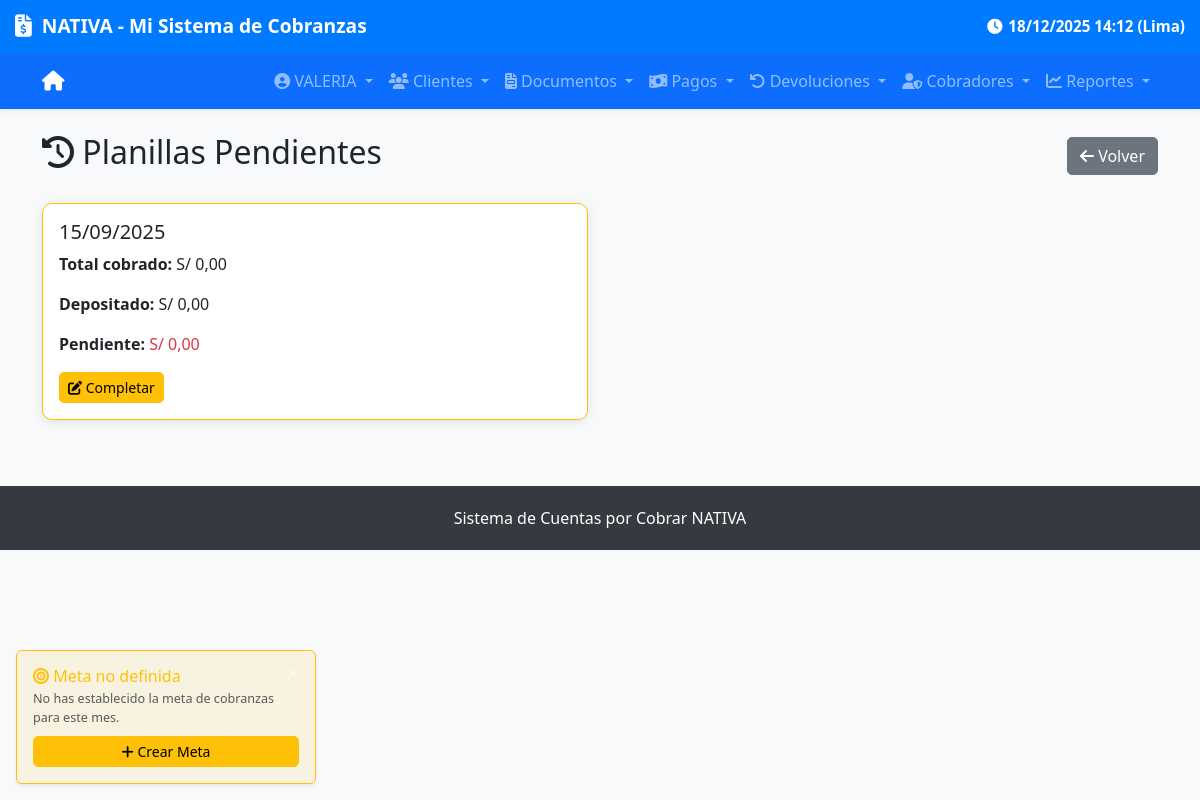
Before: /cobros/historial-planillas/ (signed in) with the older database file.
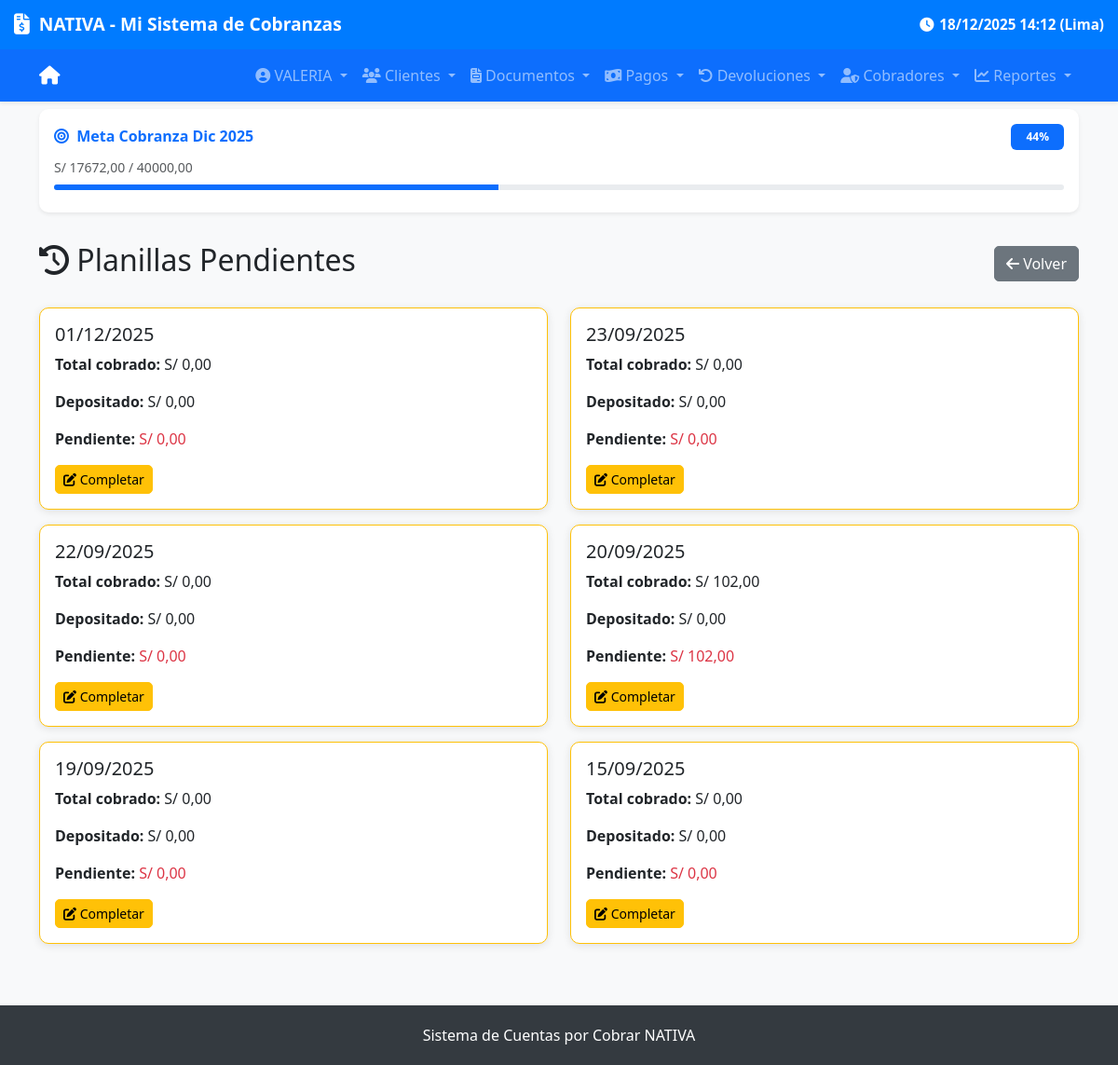
After: the same page with the newer database file.
### cobros/models.py (models this page shows, shortened)
class PlanillaCierre(models.Model):
    cobrador = models.ForeignKey(Cobrador, on_delete=models.CASCADE)
    fecha = models.DateField(help_text="Día que se cierra la planilla")
    total_cobrado = models.DecimalField(max_digits=12, decimal_places=2, help_text="Total de cobros del día")
    total_depositado = models.DecimalField(max_digits=12, decimal_places=2, default=0)
    estado = models.CharField(
        max_length=20,
        choices=[
            ('pendiente', 'Pendiente'),
            ('parcial', 'Parcial'),
            ('completado', 'Completado'),
        ],
        default='pendiente'
    )
    creada_en = models.DateTimeField(auto_now_add=True)
    actualizada_en = models.DateTimeField(auto_now=True)
    notas = models.TextField(blank=True, null=True, help_text="Notas generales del cierre")
    actualizado_en = models.DateTimeField(null=True, blank=True)
    class Meta:
        unique_together = ('cobrador', 'fecha')
        verbose_name = "Planilla de Cierre"
        verbose_name_plural = "Planillas de Cierre"
        ordering = ['-fecha']
    @property
    def saldo_pendiente(self):
        return max(self.total_cobrado - self.total_depositado, Decimal('0.00'))

class MetaMensual(models.Model):
    mes = models.DateField(help_text="Primer día del mes, ej: 2025-09-01")
    monto_objetivo = models.DecimalField(max_digits=12, decimal_places=2)
    descripcion = models.CharField(max_length=200, blank=True, null=True)
    creada_en = models.DateTimeField(auto_now_add=True)
    actualizada_en = models.DateTimeField(auto_now=True)
    class Meta:
        unique_together = ('mes',)
    @property
    def monto_alcanzado(self):
        from .models import Cobro
        from django.db.models import Sum
        import datetime
        try:
            if not self.mes:
                return Decimal('0.00')
            primer_dia = self.mes
            _, last_day = calendar.monthrange(primer_dia.year, primer_dia.month)
            ultimo_dia = primer_dia.replace(day=last_day)
            fecha_inicio = timezone.make_aware(
                datetime.datetime.combine(primer_dia, datetime.time.min)
            )
            fecha_fin = timezone.make_aware(
                datetime.datetime.combine(ultimo_dia, datetime.time.max)
            )
            total = Cobro.objects.filter(
                fecha__gte=fecha_inicio,
                fecha__lte=fecha_fin
            ).aggregate(total=Sum('monto'))['total'] or Decimal('0.00')
            return total
        except Exception as e:
            print(f"Error en monto_alcanzado: {e}")
            return Decimal('0.00')
    @property
    def porcentaje_alcanzado(self):
        if self.monto_objetivo <= 0:
            return 0
        return min((self.monto_alcanzado / self.monto_objetivo) * 100, 100)

### cobros/views.py (the view)
# urls.py: path('historial-planillas/', views.historial_planillas, name='historial_planillas'),
@login_required
def historial_planillas(request):
    try:
        cobrador = request.user.cobrador
        planillas = PlanillaCierre.objects.filter(
            cobrador=cobrador,
            estado__in=['pendiente', 'parcial']
        ).order_by('-fecha')
    except:
        planillas = PlanillaCierre.objects.none()
    return render(request, 'cobros/historial_planillas.html', {
        'planillas': planillas
    })

### cobros/context_processors.py (called while the page is built)
def meta_mensual(request):
    try:
        today = timezone.now().date()
        meta = MetaMensual.objects.get(mes__year=today.year, mes__month=today.month)
        return {'meta': meta}
    except MetaMensual.DoesNotExist:
        return {'meta': None}
    except Exception as e:
        print(f"Error en context_processor meta_mensual: {e}")
        return {'meta': None}

### cobros/templates/cobros/historial_planillas.html (shortened to what this page needs)
{% extends 'base.html' %}
{% block content %}
<div class="d-flex justify-content-between align-items-center mb-4">
    <h2><i class="fas fa-history"></i> Planillas Pendientes</h2>
    <a href="{% url 'cobros:cobro_list' %}" class="btn btn-secondary">
        <i class="fas fa-arrow-left"></i> Volver
    </a>
</div>
<div class="row">
    {% for p in planillas %}
    <div class="col-md-6 mb-3">
        <div class="card border-warning">
            <div class="card-body">
                <h5>{{ p.fecha|date:"d/m/Y" }}</h5>
                <p><strong>Total cobrado:</strong> S/ {{ p.total_cobrado|floatformat:2 }}</p>
                <p><strong>Depositado:</strong> S/ {{ p.total_depositado|floatformat:2 }}</p>
                <p><strong>Pendiente:</strong> <span class="text-danger">S/ {{ p.saldo_pendiente|floatformat:2 }}</span></p>
                <a href="{% url 'cobros:planilla_detalle' p.pk %}" class="btn btn-warning btn-sm">
                    <i class="fas fa-edit"></i> Completar
                </a>
            </div>
        </div>
    </div>
    {% empty %}
    <div class="col-12 text-center py-4">
        <i class="fas fa-check-circle fa-2x text-success mb-2"></i><br>
        <strong>No tienes planillas pendientes.</strong>
    </div>
    {% endfor %}
</div>
{% endblock %}

### templates/base.html (shortened to what the changed rows need)
<!DOCTYPE html>
<html lang="es">
<head>
    <link href="https://cdn.jsdelivr.net/npm/bootstrap@5.3.3/dist/css/bootstrap.min.css" rel="stylesheet">
    <link href="https://cdnjs.cloudflare.com/ajax/libs/font-awesome/6.5.0/css/all.min.css" rel="stylesheet">
</head>
<body>
                {% now "d/m/Y H:i" as current_time %}
{% if user.is_authenticated and meta %}
    <div class="container-fluid py-2 mb-3">
        <div class="container">
            <div class="card border-0 shadow-sm bg-white" style="border-left: 4px solid #0d6efd;">
                <div class="card-body p-3">
                    <div class="d-flex justify-content-between align-items-center mb-2">
                        <h6 class="mb-0 text-primary fw-bold">
                            <i class="fas fa-bullseye me-1"></i>
                            Meta Cobranza {{ meta.mes|date:"M Y" }}
                        </h6>
                        <span class="badge bg-primary text-white px-3 py-2">
                            {{ meta.porcentaje_alcanzado|floatformat:0 }}%
                        </span>
                    </div>
                    <div class="small text-muted mb-2">
                        S/ {{ meta.monto_alcanzado|floatformat:2 }} / {{ meta.monto_objetivo|floatformat:2 }}
                    </div>
                    <div class="progress mb-2" style="height: 6px;">
                        <div class="progress-bar bg-primary" role="progressbar"
                             style="width: {{ meta.porcentaje_alcanzado|floatformat:0 }}%;"
                             aria-valuenow="{{ meta.porcentaje_alcanzado }}"
                             aria-valuemin="0" aria-valuemax="100">
                        </div>
                    </div>
                </div>
            </div>
        </div>
    </div>
{% endif %}
    <div class="container mt-4">
        {% block content %}{% endblock %}
    </div>
{% if user.is_authenticated and not meta %}
    <div id="meta-reminder" class="position-fixed bottom-0 start-0 m-3 p-3 bg-warning bg-opacity-10 border border-warning rounded shadow-sm"
         style="z-index: 1000; max-width: 300px; font-size: 0.9rem;">
        <div class="d-flex justify-content-between align-items-start">
            <div>
                <h6 class="text-warning mb-1">
                    <i class="fas fa-bullseye"></i> Meta no definida
                </h6>
                <p class="small mb-0 text-muted">
                    No has establecido la meta de cobranzas para este mes.
                </p>
            </div>
            <button type="button" class="btn-close btn-close-white ms-2"
                    style="font-size: 0.6rem;"
                    onclick="document.getElementById('meta-reminder').remove();"
                    title="Cerrar notificación"></button>
        </div>
        <a href="{% url 'cobros:meta_create_or_update' %}"
           class="btn btn-warning btn-sm mt-2 w-100 btn-sm">
            <i class="fas fa-plus"></i> Crear Meta
        </a>
    </div>
{% endif %}
</body>
</html>

Changed rows visible on the page:
added MetaMensual: mes "Dic 2025", porcentaje_alcanzado "44", monto_alcanzado "17672,00", monto_objetivo "40000,00"
added PlanillaCierre: fecha "01/12/2025", total_cobrado "0,00", total_depositado "0,00", saldo_pendiente "0,00"
added PlanillaCierre: fecha "23/09/2025", total_cobrado "0,00", total_depositado "0,00", saldo_pendiente "0,00"
added PlanillaCierre: fecha "22/09/2025", total_cobrado "0,00", total_depositado "0,00", saldo_pendiente "0,00"
added PlanillaCierre: fecha "20/09/2025", total_cobrado "102,00", total_depositado "0,00", saldo_pendiente "102,00"
added PlanillaCierre: fecha "19/09/2025", total_cobrado "0,00", total_depositado "0,00", saldo_pendiente "0,00"
Other visible differences:
text no longer shown: "Meta no definida No has establecido la meta de cobranzas para este mes. Crear Meta"
text now shown: "Meta Cobranza % S/ /"
